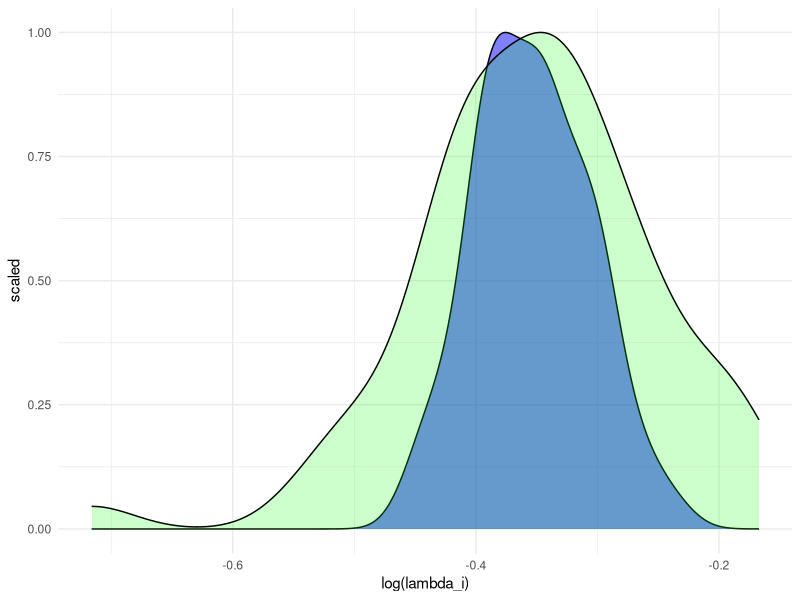
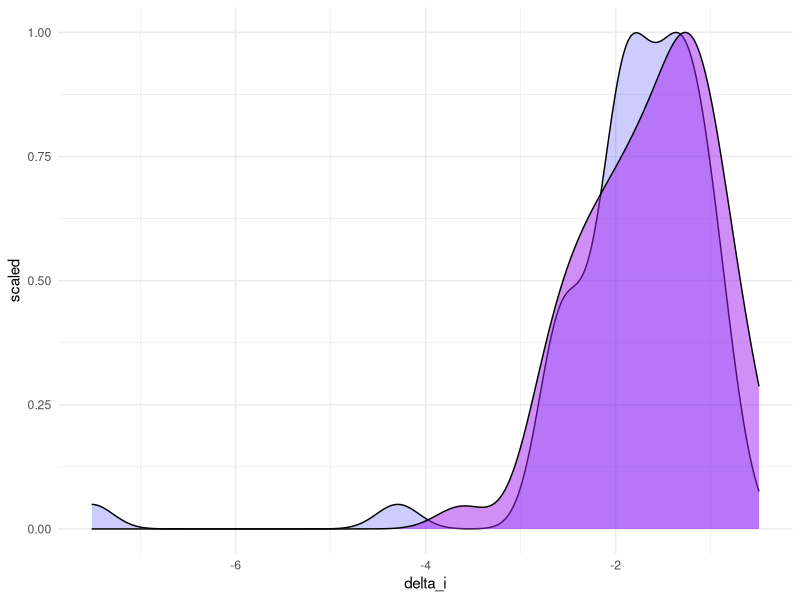
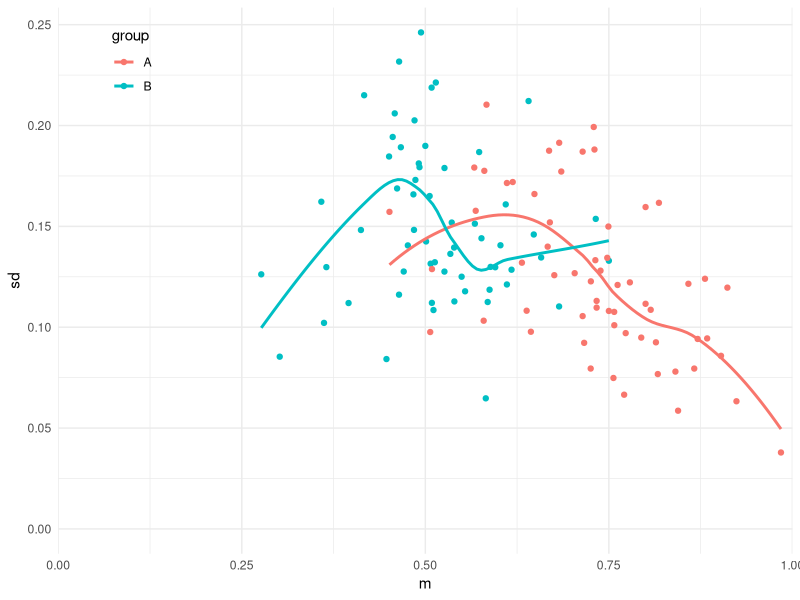
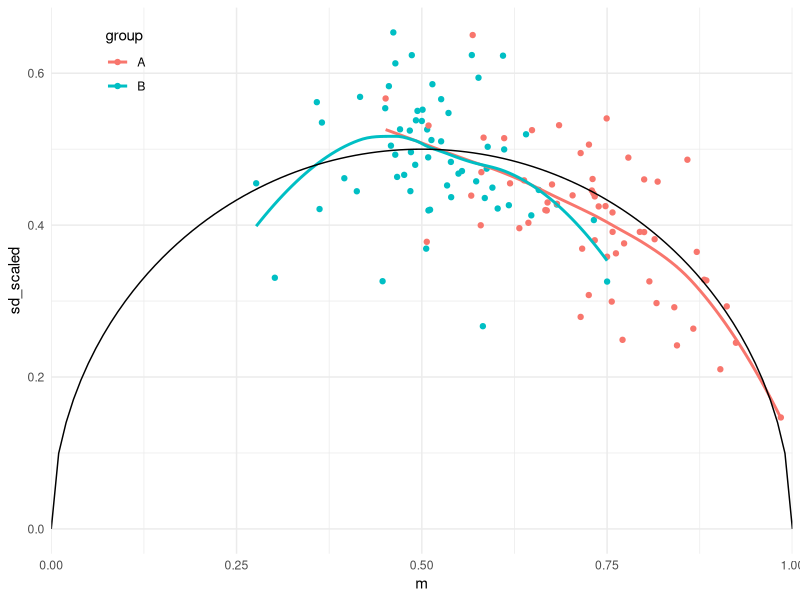
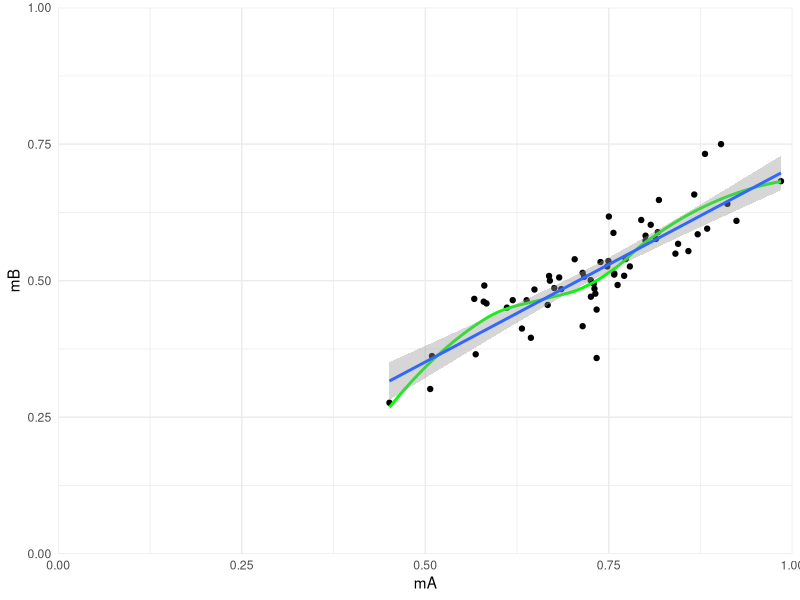
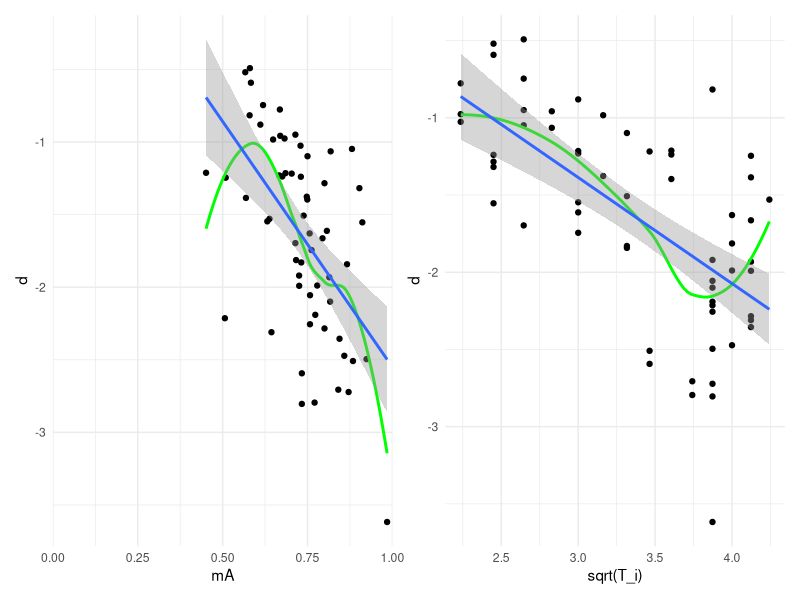
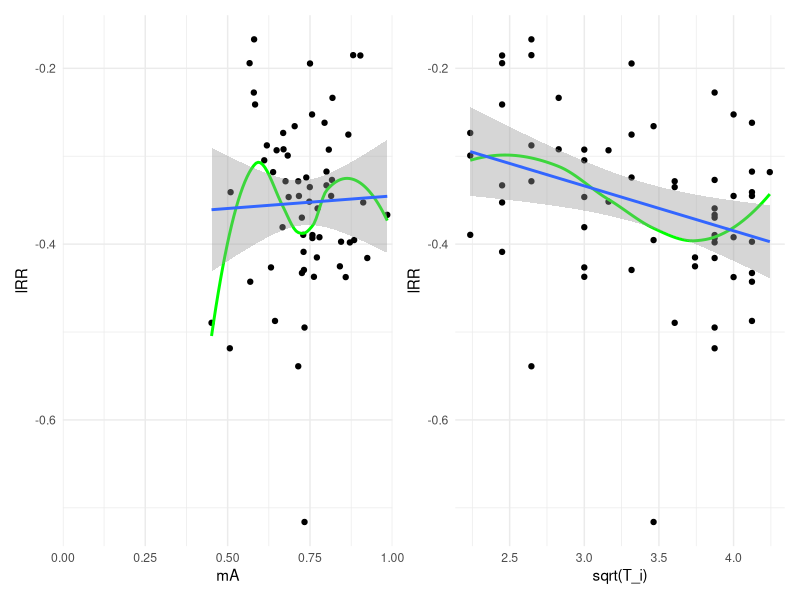

These figures' R source, in order:
## ---- chunk 1
knitr::opts_chunk$set(message = FALSE, warning = FALSE, fig.retina = 2)
## ---- chunk 2
sim_binom_summary <- function(pi_i, T_i, n_i) {
  y <- rbinom(n_i, size = T_i, prob = pi_i) / T_i
  data.frame(M = mean(y), SD = sd(y))
}

sim_props <- function(
  k, # number of studies
  alpha, beta, # parameters of pi_Ai distribution,
  Lambda, tau, # parameters of lambda_i distribution
  t_min, t_max, # parameters of T_i distribution
  n_min, n_max # parameters of the sample size distribution
) {
  
  # simulate parameters
  pi_Ai <- rbeta(k, shape1 = alpha, shape2 = beta)
  lambda_i <- exp(rnorm(k, mean = log(Lambda), sd = tau))
  pi_Bi <- lambda_i * pi_Ai
  T_i <- sample(t_min:t_max, size = k, replace = TRUE)
  delta_i <- (pi_Bi - pi_Ai) * T_i / sqrt(pi_Ai * (1 - pi_Ai) * T_i)
  n_i <- sample(n_min:n_max, size = k, replace = TRUE)
  
  # simulate data
  stats_A <- purrr::pmap_dfr(list(pi_i = pi_Ai, T_i = T_i, n_i = n_i),
                             sim_binom_summary) 
                             
  stats_B <- purrr::pmap_dfr(list(pi_i = pi_Bi, T_i = T_i, n_i = n_i),
                             sim_binom_summary)
  
  # compile
  res <- data.frame(
    pi_Ai = pi_Ai, pi_Bi = pi_Bi, 
    lambda_i = lambda_i, T_i = T_i, 
    delta_i = delta_i, n_i = n_i,
    mA = stats_A$M, sdA = stats_A$SD,
    mB = stats_B$M, sdB = stats_B$SD
  )

  # effect size calculations
  res <- metafor::escalc(
    data = res, measure = "ROM", var.names = c("lRR", "V_lRR"),
    m1i = mB, m2i = mA, 
    sd1i = sdB, sd2i = sdA,
    n1i = n_i, n2i = n_i
  )
  res <- metafor::escalc(
    data = res, measure = "SMD", var.names = c("d", "V_d"),
    m1i = mB, m2i = mA, 
    sd1i = sdB, sd2i = sdA,
    n1i = n_i, n2i = n_i
  )
  
  res
}

set.seed(20211024)
dat <- sim_props(k = 60, alpha = 12, beta = 4, 
                 Lambda = 0.7, tau = .05,
                 t_min = 5, t_max = 18,
                 n_min = 10, n_max = 40)

head(dat)

## ---- chunk 3
library(ggplot2)
ggplot(dat) + 
  geom_density(aes(log(lambda_i), ..scaled..), fill = "blue", alpha = 0.5) + 
  geom_density(aes(lRR, ..scaled..), fill = "green", alpha = 0.2) + 
  theme_minimal()
## ---- chunk 4
library(metafor)
rma(yi = lRR, vi = V_lRR, data = dat)
## ---- chunk 5
library(ggplot2)
ggplot(dat) + 
  geom_density(aes(delta_i, ..scaled..), fill = "blue", alpha = 0.2) + 
  geom_density(aes(d, ..scaled..), fill = "purple", alpha = 0.5) + 
  theme_minimal()
## ---- chunk 6
rma(yi = d, vi = V_d, data = dat)
## ---- chunk 7
library(dplyr)
library(tidyr)

long_summary_stats <- 
  dat %>%
  select(n_i, T_i, mA, sdA, mB, sdB) %>%
  pivot_longer(cols = c(mA, sdA, mB, sdB), 
               names_to = c(".value","group"),
               names_pattern = "(m|sd)(A|B)")

ggplot(long_summary_stats,
       aes(m, sd, color = group)) + 
  geom_point() + 
  geom_smooth(se = FALSE) + 
  scale_x_continuous(limits = c(0, 1), expand = c(0,0)) + 
  expand_limits(y = 0) + 
  theme_minimal() + 
  theme(legend.position = c(0.1, 0.9))
## ---- chunk 8
long_summary_stats %>%
  mutate(
    sd_scaled = sd * sqrt(T_i)
  ) %>%
  ggplot(aes(m, sd_scaled, color = group)) + 
  geom_point() + 
  geom_smooth(se = FALSE) + 
  geom_function(fun = function(x) sqrt(x * (1 - x)),
                color = "black") + 
  scale_x_continuous(limits = c(0, 1), expand = c(0,0)) + 
  expand_limits(y = 0) + 
  theme_minimal() + 
  theme(legend.position = c(0.1, 0.9))
## ---- chunk 9
ggplot(dat, aes(mA, mB)) + 
  geom_point() + 
  geom_smooth(se = FALSE, color = "green") + 
  geom_smooth(method = "lm", formula = y ~ x) + 
  coord_cartesian(xlim = c(0,1), ylim = c(0,1), expand = FALSE) + 
  theme_minimal()
## ---- chunk 10
library(patchwork)
mA_d_plot <- 
  ggplot(dat, aes(mA, d)) + 
  geom_point() + 
  geom_smooth(se = FALSE, color = "green") + 
  geom_smooth(method = "lm") + 
  scale_x_continuous(limits = c(0, 1), expand = c(0,0)) + 
  theme_minimal()

Ti_d_plot <- 
  ggplot(dat, aes(sqrt(T_i), d)) + 
  geom_point() + 
  geom_smooth(se = FALSE, color = "green") + 
  geom_smooth(method = "lm") + 
  theme_minimal()

mA_d_plot + Ti_d_plot
## ---- chunk 11
rma(d ~ mA + sqrt(T_i), vi = V_d, data = dat)
## ---- chunk 12
mA_lRR_plot <- 
  ggplot(dat, aes(mA, lRR)) + 
  geom_point() + 
  geom_smooth(se = FALSE, color = "green") + 
  geom_smooth(method = "lm") + 
  scale_x_continuous(limits = c(0, 1), expand = c(0,0)) + 
  theme_minimal()

Ti_lRR_plot <- 
  ggplot(dat, aes(sqrt(T_i), lRR)) + 
  geom_point() + 
  geom_smooth(se = FALSE, color = "green") + 
  geom_smooth(method = "lm") + 
  theme_minimal()

mA_lRR_plot + Ti_lRR_plot
## ---- chunk 13
rma(lRR ~  mA + sqrt(T_i), vi = V_lRR, data = dat)
